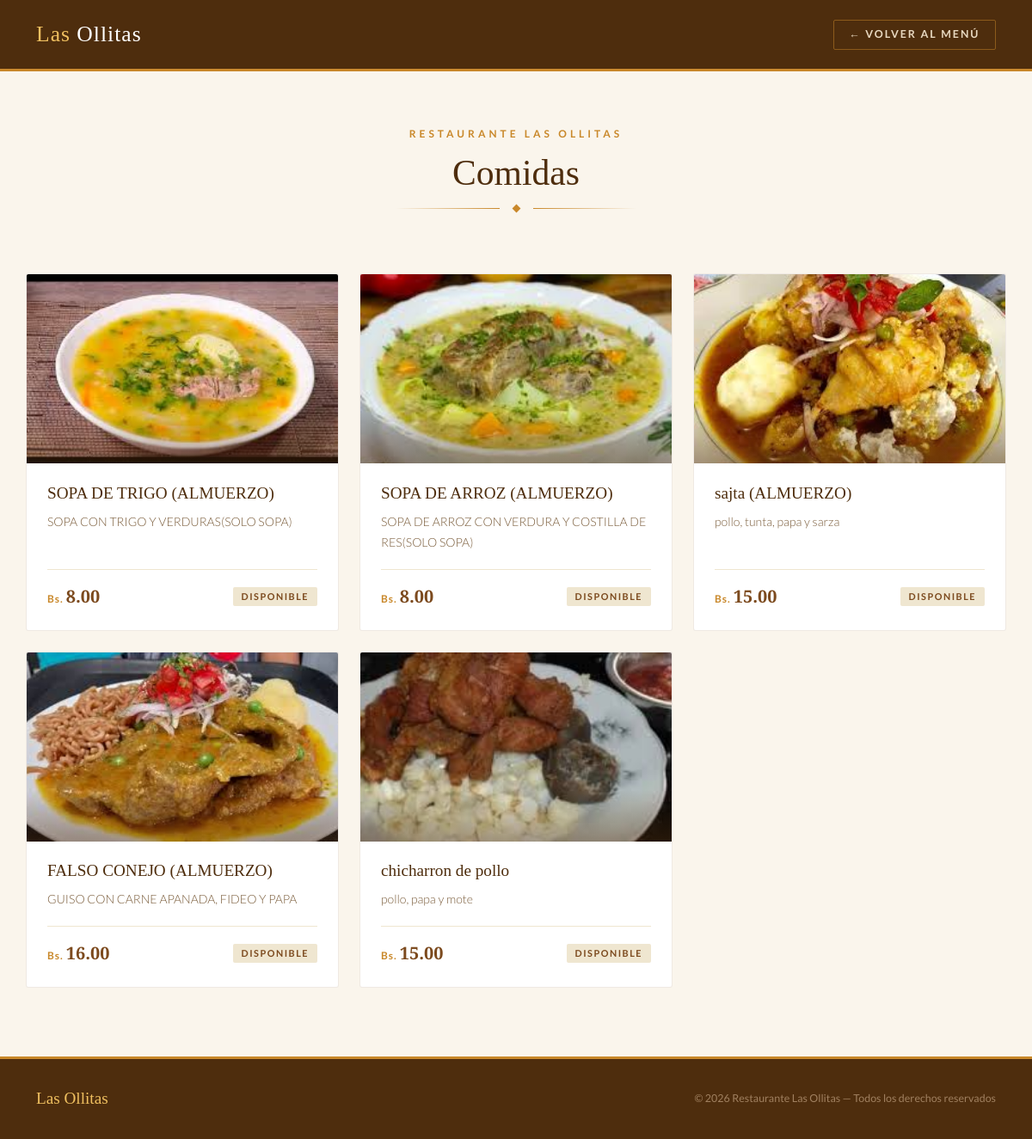
The page /public/comidas.php on the database its author committed.
### tables this page shows
CREATE TABLE `platos` (
  `id` int(11) NOT NULL,
  `categoria_id` int(11) DEFAULT NULL,
  `nombre` varchar(100) DEFAULT NULL,
  `descripcion` text DEFAULT NULL,
  `precio` decimal(10,2) DEFAULT NULL,
  `imagen` varchar(255) DEFAULT NULL
);

### public/comidas.php (the view, shortened to what this page needs)
<?php
include("../config/conexion.php");
$sql = "SELECT * FROM platos
WHERE categoria_id = 1
OR categoria_id = 3";
$resultado = $conn->query($sql);
?>
<!DOCTYPE html>
<html lang="es">
<head>
    <link href="https://cdn.jsdelivr.net/npm/bootstrap@5.3.3/dist/css/bootstrap.min.css" rel="stylesheet">
</head>
<body>
    <nav class="navbar">
        <div class="container d-flex justify-content-between align-items-center">
            <a class="navbar-brand" href="../index.php">
                Las <span>Ollitas</span>
            </a>
            <a href="menu.php" class="btn-volver">← Volver al Menú</a>
        </div>
    </nav>
    <div class="page-header">
        <p class="page-eyebrow">Restaurante Las Ollitas</p>
        <h1 class="page-title">Comidas</h1>
        <div class="page-divider">
            <div class="divider-line"></div>
            <div class="divider-diamond"></div>
            <div class="divider-line reverse"></div>
        </div>
    </div>
    <div class="container platos-grid">
        <div class="row g-4">
            <?php while($fila = $resultado->fetch_assoc()){ ?>
            <div class="col-md-4">
                <div class="plato-card">
                    <div class="plato-img-wrapper">
                        <img
                            src="../uploads/<?php echo $fila['imagen']; ?>"
                            alt="<?php echo $fila['nombre']; ?>"
                        >
                        <div class="plato-img-overlay"></div>
                    </div>
                    <div class="plato-body">
                        <h3 class="plato-nombre"><?php echo $fila['nombre']; ?></h3>
                        <p class="plato-descripcion"><?php echo $fila['descripcion']; ?></p>
                        <div class="plato-footer">
                            <p class="plato-precio mb-0">
                                <span>Bs.</span><?php echo $fila['precio']; ?>
                            </p>
                            <span class="plato-badge">Disponible</span>
                        </div>
                    </div>
                </div>
            </div>
            <?php } ?>
        </div>
    </div>
    <footer>
        <div class="container d-flex flex-column flex-md-row justify-content-between align-items-center gap-3">
            <p class="footer-brand mb-0">Las Ollitas</p>
            <p class="footer-copy">© 2026 Restaurante Las Ollitas — Todos los derechos reservados</p>
        </div>
    </footer>
</body>
</html>

### public/comidas.php (style rules this page uses)
:root { --color-tierra: #7C4A1E; --color-tierra-oscuro: #4E2D0D; --color-dorado: #C9882A; --color-dorado-claro: #F0C060; --color-crema: #FAF5EC; --color-crema-oscuro: #EFE6D0; --color-texto: #2C1A0A; --color-texto-claro: #7A5C3A; }
body { background-color: var(--color-crema); font-family: 'Lato', sans-serif; color: var(--color-texto); min-height: 100vh; display: flex; flex-direction: column; }
.navbar { background-color: var(--color-tierra-oscuro); border-bottom: 3px solid var(--color-dorado); padding: 1rem 0; }
.navbar-brand { font-family: 'Playfair Display', serif; font-size: 1.6rem; color: var(--color-dorado-claro) !important; letter-spacing: 1px; text-decoration: none; }
.navbar-brand span { color: #fff; font-weight: 300; }
.btn-volver { background: transparent; border: 1.5px solid rgba(201,136,42,0.5); color: #e8d8c0; font-size: 0.78rem; font-weight: 700; letter-spacing: 2px; text-transform: uppercase; padding: 0.45rem 1.1rem; border-radius: 2px; text-decoration: none; transition: border-color 0.2s, color 0.2s; }
.page-header { text-align: center; padding: 4rem 0 2.5rem; }
.page-eyebrow { font-size: 0.75rem; font-weight: 700; letter-spacing: 4px; text-transform: uppercase; color: var(--color-dorado); margin-bottom: 0.75rem; }
.page-title { font-family: 'Playfair Display', serif; font-size: 2.6rem; color: var(--color-tierra-oscuro); margin-bottom: 0.75rem; }
.page-divider { display: flex; align-items: center; gap: 1rem; max-width: 280px; margin: 0 auto; }
.divider-line { flex: 1; height: 1px; background: linear-gradient(to right, transparent, var(--color-dorado)); }
.divider-line.reverse { background: linear-gradient(to left, transparent, var(--color-dorado)); }
.divider-diamond { width: 7px; height: 7px; background: var(--color-dorado); transform: rotate(45deg); flex-shrink: 0; }
.platos-grid { padding: 2rem 0 5rem; }
.plato-card { background: #fff; border: 1px solid rgba(124,74,30,0.12); border-radius: 3px; overflow: hidden; height: 100%; display: flex; flex-direction: column; transition: transform 0.22s, box-shadow 0.22s; }
.plato-img-wrapper { position: relative; overflow: hidden; }
.plato-img-wrapper img { width: 100%; height: 220px; object-fit: cover; display: block; transition: transform 0.4s; }
.plato-img-overlay { position: absolute; bottom: 0; left: 0; right: 0; height: 60px; background: linear-gradient(to top, rgba(78,45,13,0.45), transparent); }
.plato-body { padding: 1.4rem 1.5rem 1.5rem; display: flex; flex-direction: column; flex: 1; }
.plato-nombre { font-family: 'Playfair Display', serif; font-size: 1.2rem; color: var(--color-tierra-oscuro); margin-bottom: 0.5rem; line-height: 1.3; }
.plato-descripcion { font-size: 0.88rem; color: var(--color-texto-claro); line-height: 1.7; font-weight: 300; flex: 1; margin-bottom: 1.2rem; }
.plato-footer { display: flex; align-items: center; justify-content: space-between; border-top: 1px solid var(--color-crema-oscuro); padding-top: 1rem; }
.plato-precio { font-family: 'Playfair Display', serif; font-size: 1.25rem; color: var(--color-tierra); font-weight: 700; }
.plato-precio span { font-family: 'Lato', sans-serif; font-size: 0.75rem; font-weight: 700; letter-spacing: 1px; color: var(--color-dorado); margin-right: 3px; }
.plato-badge { font-size: 0.68rem; font-weight: 700; letter-spacing: 1.5px; text-transform: uppercase; color: var(--color-tierra); background: var(--color-crema-oscuro); padding: 3px 10px; border-radius: 2px; }
footer { margin-top: auto; background-color: var(--color-tierra-oscuro); border-top: 3px solid var(--color-dorado); padding: 2rem 0; }
.footer-brand { font-family: 'Playfair Display', serif; font-size: 1.2rem; color: var(--color-dorado-claro); }
.footer-copy { font-size: 0.78rem; color: #a08060; margin: 0; }

### rows shown on the page
platos: imagen (picture), nombre "SOPA DE TRIGO (ALMUERZO)", descripcion "SOPA CON TRIGO Y VERDURAS(SOLO SOPA)", precio "8.00"
platos: imagen (picture), nombre "SOPA DE ARROZ (ALMUERZO)", descripcion "SOPA DE ARROZ CON VERDURA Y COSTILLA DE RES(SOLO SOPA)", precio "8.00"
platos: imagen (picture), nombre "sajta (ALMUERZO)", descripcion "pollo, tunta, papa y sarza", precio "15.00"
platos: imagen (picture), nombre "FALSO CONEJO (ALMUERZO)", descripcion "GUISO CON CARNE APANADA, FIDEO Y PAPA", precio "16.00"
platos: imagen+nombre (picture), nombre "chicharron de pollo", descripcion "pollo, papa y mote", precio "15.00"
